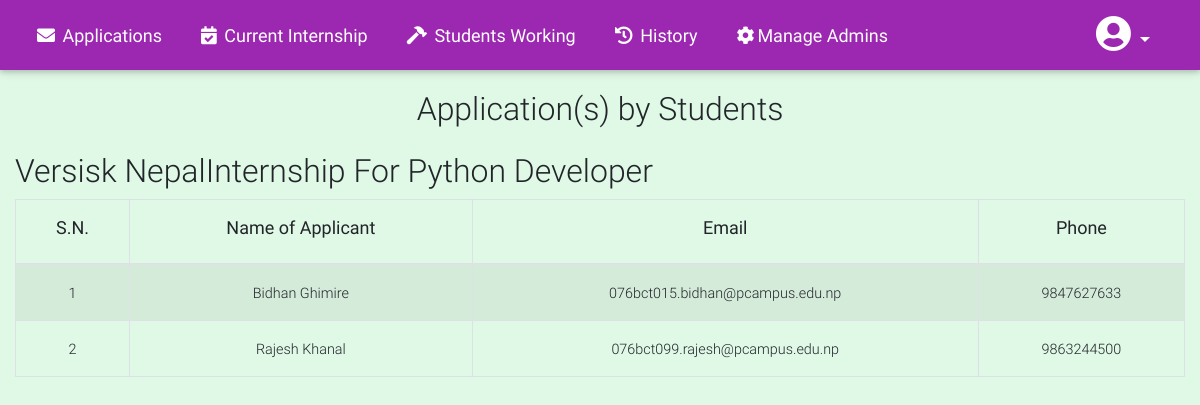
Page /admin/applicants.php?category=Python Developer&name=Versisk Nepal&history=0 (signed in) on the committed database.
### tables this page shows
CREATE TABLE `applications` (
  `id` int(11) NOT NULL,
  `status` enum('approved','pending','deleted') NOT NULL DEFAULT 'pending',
  `cus_id` int(11) NOT NULL,
  `int_id` int(11) NOT NULL,
  `workstatus` varchar(111) NOT NULL DEFAULT 'not interning',
  `applied` int(11) NOT NULL DEFAULT 0,
  `applied_at` date NOT NULL DEFAULT current_timestamp()
);

CREATE TABLE `customers` (
  `id` int(11) NOT NULL,
  `fullname` varchar(100) NOT NULL,
  `email` varchar(255) NOT NULL,
  `password` varchar(255) NOT NULL,
  `address1` text NOT NULL,
  `city` varchar(100) NOT NULL,
  `phone` text NOT NULL,
  `deleted` int(50) NOT NULL DEFAULT 0,
  `otp` int(11) NOT NULL
);

### admin/applicants.php (the view, shortened to what this page needs)
<?php
require_once './includes/header.php';
$name = $_GET['name'];
$category = $_GET['category'];
$sql = "SELECT * from applications a Inner Join customers c on a.cus_id = c.id INNER JOIN internships i ON a.int_id = i.id INNER JOIN employer_account e ON i.employer_id=e.employer_id AND a.applied = 1 AND i.category = '$category' AND e.employer_name = '$name'";
$result = $db->query($sql);
if ($result != FALSE) {
    $application = $result->fetch_all(MYSQLI_ASSOC);
} else {
    echo "No history";
    exit;
}
?>
<h2 class="text-center p-3"> Application(s) by Students </h2>
		<div class="container-fluid table-responsive">
            <h2 class="bold"><?php echo $_GET['name'] . "Internship For ". $_GET['category']?></h2>
	        <table class="table table-striped table-bordered" style="display: table;">
	          	<thead>
		            <th class="text-center"><h5 class="h5-responsive"><b>S.N.</b></h5></th>
		            <th class="text-center"><h5 class="h5-responsive"><b>Name of Applicant</b></h5></th>
		            <th class="text-center"><h5 class="h5-responsive"><b>Email</b></h5></th>
		            <th class="text-center"><h5 class="h5-responsive"><b>Phone</b></h5></th>
	          	</thead>
	          	<tbody>
                      <?php
                      $key = 0;
foreach($application as $application){ ?>
    <tr>
    <td class="text-center"><?=++$key?></td>
    <td class="text-center"><?=$application['fullname'];?></td>
    <td class="text-center"><?=$application['email'];?></td>
    <td class="text-center"><?=$application['phone'];?></td>
  </tr>
<?php } ?>
</tbody>
	        </table>
</div>

### admin/includes/header.php (style rules this page uses)
html body { background-color: #E0F8E6; z-index: 1; }

### rows in the picture
applications: customers.fullname "Bidhan Ghimire", customers.email "076bct015.bidhan@pcampus.edu.np", customers.phone "9847627633"
applications: customers.fullname "Rajesh Khanal", customers.email "076bct099.rajesh@pcampus.edu.np", customers.phone "9863244500"

### other values in the picture
$_GET['name'] "Versisk Nepal"
$_GET['category'] "Python Developer"
